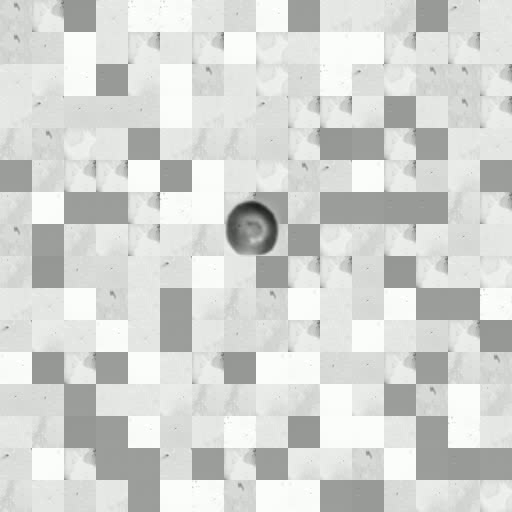
#> input picture frame 24 of video.avi, 512 x 512 px; the run also reads 1 picture not shown here
$ jupyter execute --allow-errors 'Гурин_6.ipynb'
#> lines starting #> are read from the running program, lines starting #| are printed output that depends on the picture; after the words box and inside, x2 and y2 are one past the last pixel; in counts of white or black regions, pixels touching at a corner belong together
[cell 1]
# Продолжайте развивать генератор данных.
# Решите задачу трекинга объектов.
# Этап 1. Генератор последовательности кадров с потоком клеток, перемещающихся "слева - направо".
#  - сгенерировать последовательность кадров в 10 секунд (итого - примерно 240 кдаров)
# - первичное положение клеток - случайный пиксель
# - при достижении границы изображения объект прекращает свое существование
# - пусть генератор пути клеток позволяет перемещать клетку по синусоиде  y(x(t) ) = ax+b + c * sin( omega *x) + eps_noise
# - a,b,c omega - случайно сгенерированные значения для данной клетки  eps_noise - случайное значение для каждой секунды
# - a,b,c omega - случайно сгенерированные значения для данной клетки
# - 10 секунду - 10 отсчетов времени t,  положение между кажром 0 и кадром 24 интерполируется при помощи линейной интерполяции по формуле:
# - выполнить то же самое, только зависимость не T(z),как в примере, а y(x)

[cell 2]
cells_path = 'cl'
background_path = 'bg'

[cell 3]
import cv2
import numpy as np
import random
import os
from glob import glob
import matplotlib.pyplot as plt
import math

def bg_create():
    bg = np.zeros((512,512,3), dtype=np.uint8)
    patch = glob(os.path.join('bg/',"*.png"))
    for i in range(512//32):
        for j in range(512//32):
            p = cv2.imread(random.choice(patch),cv2.IMREAD_GRAYSCALE)
#> p: shape (32, 32); min 149, max 155, mean 152.6
            p = cv2.cvtColor(p, cv2.COLOR_GRAY2BGR)
#> p: shape (32, 32, 3)
            bg[i*32:(i+1)*32,j*32:(j+1)*32] = p
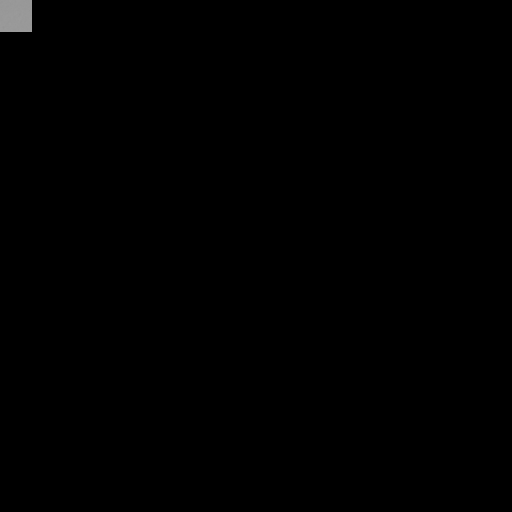
#> bg: shape (512, 512, 3); min 0, max 155, mean 0.6
#> pass 2 of the loop in bg_create, `for i in range(512//32):`:
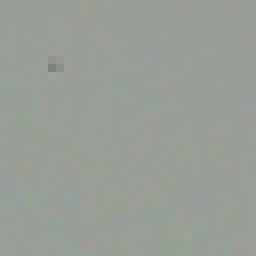
#> input picture bg/10.PNG, 32 x 32 px (shown 8 times larger)
#> in bg_create, `bg[i*32:(i+1)*32,j*32:(j+1)*32] = p`:
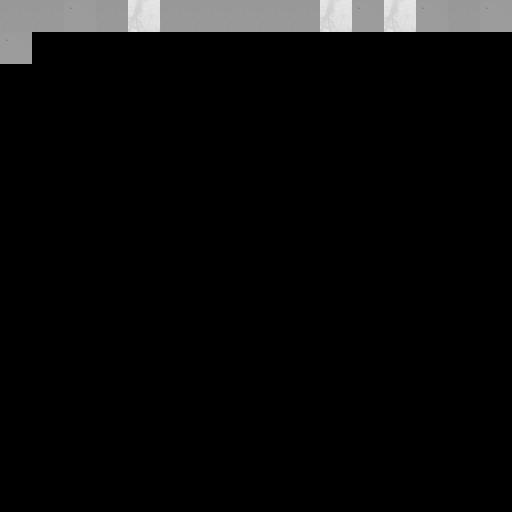
#> bg: shape (512, 512, 3); 6.25% of pixels changed, all inside (x1, y1, x2, y2) = (0, 0, 512, 64)
    return bg
def cell_create(bg,a,b,c,omega,i,eps_noise):
    return img
def generate():
    while 1:
        img = bg_create()
        for i in range(random.randint(1,10)):
            img = cell_create(img)
        img = cv2.cvtColor(img, cv2.COLOR_BGR2GRAY)
        gs = gauss(img)
        ct = const(img)
        yield img, gs, ct

[cell 4]
bg = bg_create()
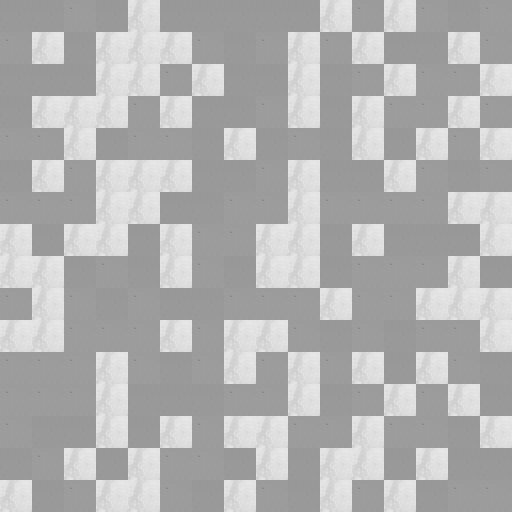
#> bg: shape (512, 512, 3); min 127, max 232, mean 177.8
a = random.random()
b = random.random()*10+2
c = random.random()*10+1
omega = random.random()
i = random.randint(70, 300)
cells = glob(os.path.join('cl/',"*.png"))
#> (the rest of this cell did not finish here and is left out)

[cell 5]
# Этап 2. Трекинг объектов.
# Используя пример, приведенный в лекции про трекинг, решить задачу трекинга объектов
# Пути (положения) объктов на каждом кадре сохранить в файл.
# Визуализировать траектории объектов на изображении.

[cell 6]
#Создание видео из последовательности кадров

[cell 7]
import cv2
import numpy as np
import glob

img_array = []
#> (the rest of this cell did not finish here and is left out)

#> (a cell that did not finish here is left out)

[cell 9]
import cv2
import os
cap = cv2.VideoCapture('video.avi')
backsub = cv2.createBackgroundSubtractorMOG2()
trak = []
pos = []
assert cap.isOpened(), "file/camera could not be opened!"
while True:
   (success, frame) = cap.read() # cap.read() always returns a tuple of two things
#> frame is the input picture: shape (512, 512, 3); mean B, G, R 211.1, 214.1, 212.1
   if not success:
       break # you absolutely must check this

   fg_mask = backsub.apply(frame)
#> fg_mask: shape (512, 512); every value is 127
   retval, mask_thresh = cv2.threshold( fg_mask, 180, 255, cv2.THRESH_BINARY)
#> mask_thresh: shape (512, 512); every value is 0
   kernel = cv2.getStructuringElement(cv2.MORPH_ELLIPSE, (3, 1))
   mask_eroded = cv2.morphologyEx(mask_thresh, cv2.MORPH_OPEN, kernel)

   contours, hierarchy = cv2.findContours(mask_eroded, cv2.RETR_EXTERNAL, cv2.CHAIN_APPROX_SIMPLE)
#> contours = []
   min_contour_area = 300
   large_contours = [cnt for cnt in contours if cv2.contourArea(cnt) > min_contour_area]
#> large_contours = []
   frame_out = frame.copy()
   for cnt in large_contours:
                x, y, w, h = cv2.boundingRect(cnt)
                frame_out = cv2.rectangle(frame, (x, y), (x+w, y+h), (0, 0, 200), 3)
                pos.append((x + int(w/2),y + int(h/2)))
                trak.append(frame_out)
                height, width, layers = frame_out.shape
                size = (width,height)
#> this loop made 0 passes
#> after the loop, pos = []; trak = []
   for i in range(1, len(pos)):
                cv2.line(frame_out, pos[i - 1], pos[i], (255,0,0), 2)
print(len(trak))
with open('traks.csv','w') as f:
    for (x,y) in pos:
        f.write(f"{x},{y}\n")
out = cv2.VideoWriter('trak.avi',cv2.VideoWriter_fourcc(*'DIVX'), 24, size)

for i in trak:
   out.write(i)
out.release()
